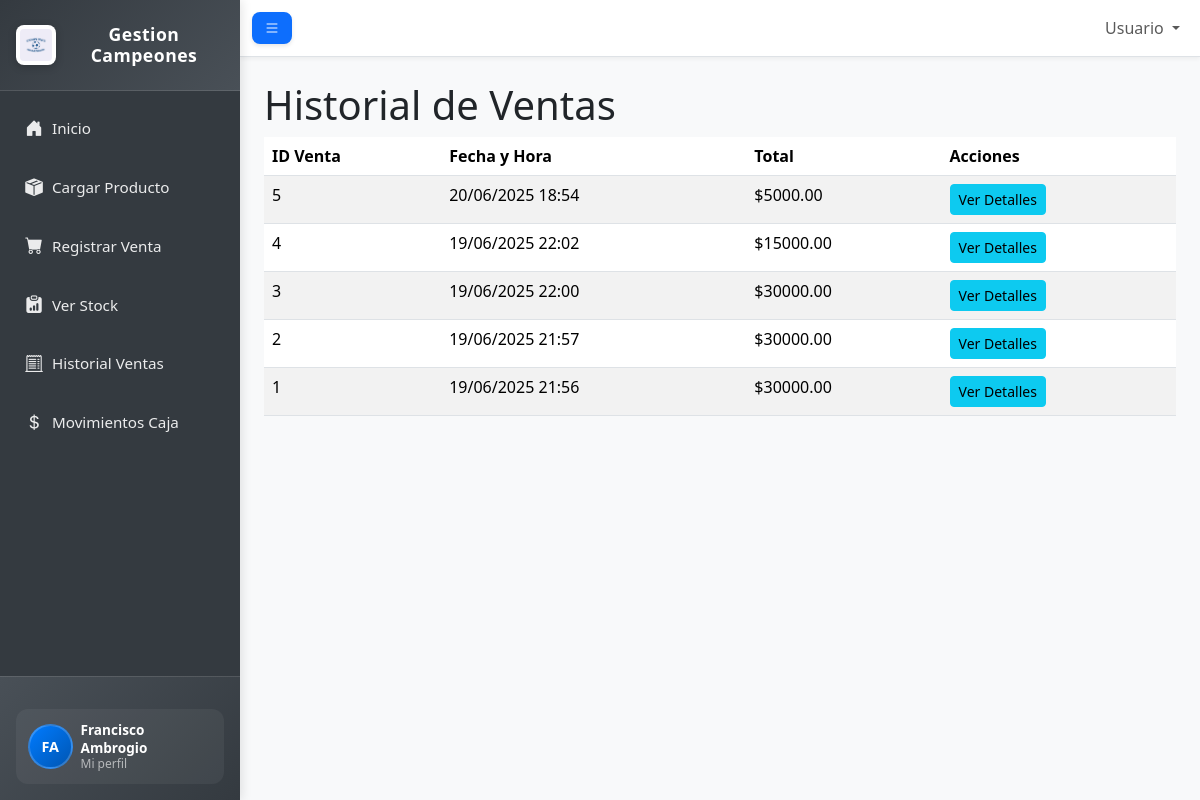
The page /ver_ventas on the database as committed earlier.
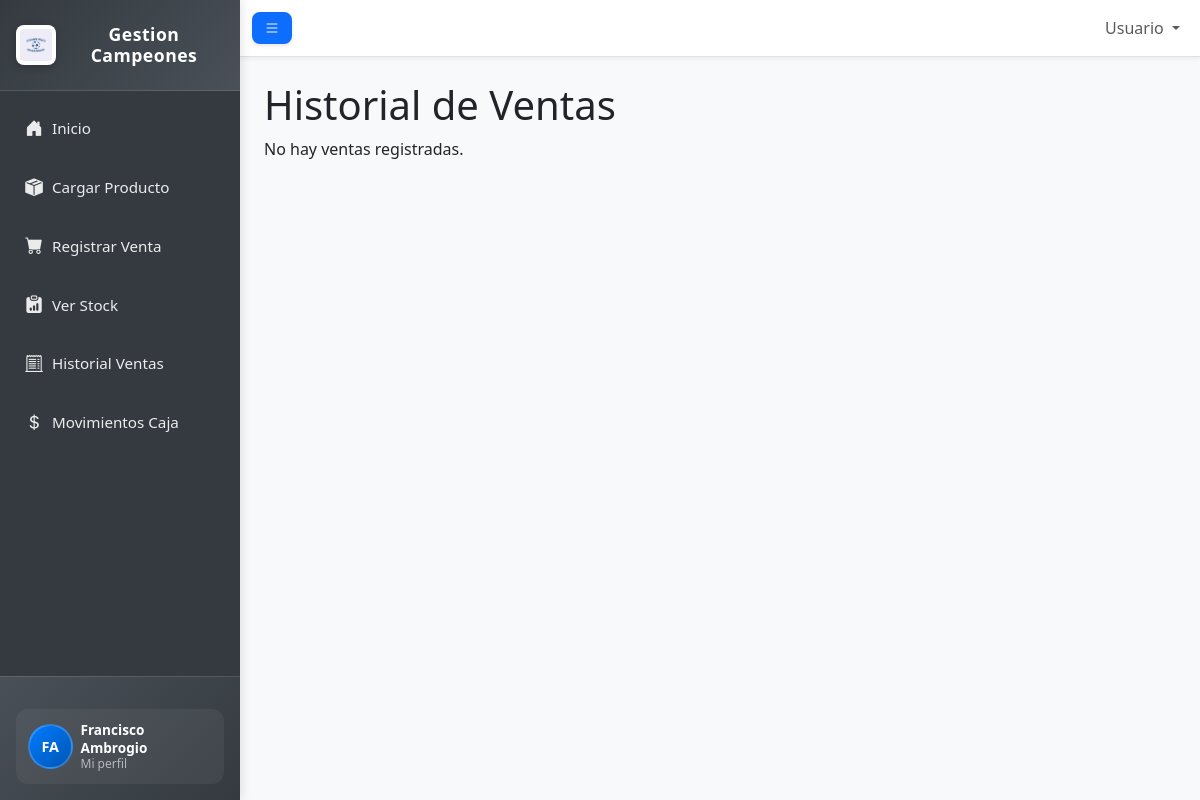
The same page on the database as committed later.
### models.py (models this page shows, shortened)
class Venta(db.Model):
    id = db.Column(db.Integer, primary_key=True)
    fecha_venta = db.Column(db.DateTime, default=datetime.utcnow)
    total = db.Column(db.Float, nullable=False)
    items = db.relationship('VentaItem', backref='venta', lazy=True, cascade="all, delete-orphan")

### app.py (the view)
@app.route('/ver_ventas')
def ver_ventas():
    ventas = Venta.query.order_by(Venta.fecha_venta.desc()).all()
    return render_template('ver_ventas.html', ventas=ventas)

### app.py (called while the page is built)
@app.context_processor
def inject_datetime():
    return {'datetime': datetime}

### templates/ver_ventas.html (shortened to what this page needs)
{% extends 'base.html' %}
{% block content %}
    <h1>Historial de Ventas</h1>
    {% if ventas %}
        <table class="table table-striped table-hover">
            <thead>
                <tr>
                    <th>ID Venta</th>
                    <th>Fecha y Hora</th>
                    <th>Total</th>
                    <th>Acciones</th>
                </tr>
            </thead>
            <tbody>
                {% for venta in ventas %}
                    <tr>
                        <td>{{ venta.id }}</td>
                        <td>{{ venta.fecha_venta.strftime('%d/%m/%Y %H:%M') }}</td>
                        <td>${{ "%.2f"|format(venta.total) }}</td>
                        <td>
                            <a href="{{ url_for('ver_venta', venta_id=venta.id) }}" class="btn btn-sm btn-info">Ver Detalles</a>
                        </td>
                    </tr>
                {% endfor %}
            </tbody>
        </table>
    {% else %}
        <p>No hay ventas registradas.</p>
    {% endif %}
{% endblock %}

### templates/base.html (shortened to what this page needs)
<html lang="es">
<head>
    <link href="https://cdn.jsdelivr.net/npm/bootstrap@5.3.3/dist/css/bootstrap.min.css" rel="stylesheet">
    <link rel="stylesheet" href="https://cdn.jsdelivr.net/npm/bootstrap-icons@1.11.3/font/bootstrap-icons.min.css">
    <link rel="stylesheet" href="{{ url_for('static', filename='css/style.css') }}">
</head>
<body>
    <div class="d-flex" id="wrapper">
        <div class="bg-dark border-right text-white" id="sidebar-wrapper">
            <div class="sidebar-heading py-4 fs-4 fw-bold d-flex align-items-center justify-content-center">
                <img src="{{ url_for('static', filename='img/logo_campeones.jpg') }}" alt="Logo" class="sidebar-logo me-2">
                <span>Gestion Campeones</span>
            </div>
            <div class="list-group list-group-flush">
                <a href="{{ url_for('index') }}" class="list-group-item list-group-item-action bg-dark text-white p-3 border-0">
                    <i class="bi bi-house-door-fill me-2"></i> Inicio
                </a>
                <a href="{{ url_for('cargar_producto') }}" class="list-group-item list-group-item-action bg-dark text-white p-3 border-0">
                    <i class="bi bi-box-seam-fill me-2"></i> Cargar Producto
                </a>
                <a href="{{ url_for('registrar_venta') }}" class="list-group-item list-group-item-action bg-dark text-white p-3 border-0">
                    <i class="bi bi-cart-fill me-2"></i> Registrar Venta
                </a>
                <a href="{{ url_for('stock_actual') }}" class="list-group-item list-group-item-action bg-dark text-white p-3 border-0">
                    <i class="bi bi-clipboard-data-fill me-2"></i> Ver Stock
                </a>
                <a href="{{ url_for('ver_ventas') }}" class="list-group-item list-group-item-action bg-dark text-white p-3 border-0">
                    <i class="bi bi-receipt-cutoff me-2"></i> Historial Ventas
                </a>
                <a href="{{ url_for('movimientos_caja') }}" class="list-group-item list-group-item-action bg-dark text-white p-3 border-0">
                    <i class="bi bi-currency-dollar me-2"></i> Movimientos Caja
                </a>
                </div>
            <div class="sidebar-bottom p-3">
                <div class="d-flex align-items-center mt-3">
                    <span class="rounded-circle bg-primary text-white p-2 me-2">FA</span>
                    <div>
                        <small class="d-block">Francisco Ambrogio</small>
                        <small class="d-block text-muted">Mi perfil</small>
                    </div>
                </div>
            </div>
        </div>
        <div id="page-content-wrapper" class="flex-grow-1">
            <nav class="navbar navbar-expand-lg navbar-light bg-light border-bottom">
                <div class="container-fluid">
                    <button class="btn btn-primary" id="sidebarToggle"><i class="bi bi-list"></i></button>
                    <div class="collapse navbar-collapse" id="navbarSupportedContent">
                        <ul class="navbar-nav ms-auto mt-2 mt-lg-0">
                            <li class="nav-item dropdown">
                                <a class="nav-link dropdown-toggle" href="#" id="navbarDropdown" role="button" data-bs-toggle="dropdown" aria-haspopup="true" aria-expanded="false">
                                    Usuario
                                </a>
                            </li>
                        </ul>
                    </div>
                </div>
            </nav>
            <div class="container-fluid py-4">
                {% block content %}{% endblock %}
            </div>
        </div>
        </div>
</body>
</html>

### static/css/style.css (style rules this page uses)
html, body { height: 100%; margin: 0; padding: 0; overflow-x: hidden; }
#wrapper { display: flex; min-height: 100vh; }
#sidebar-wrapper { min-height: 100vh; width: 15rem; position: fixed; top: 0; left: 0; z-index: 1030; display: flex; flex-direction: column; background-color: #343a40 !important; color: white; margin-left: -15rem; transition: margin .25s ease-out; box-shadow: 2px 0 10px rgba(0, 0, 0, 0.1); }
#sidebar-wrapper .sidebar-heading { padding: 1.5rem 1rem; border-bottom: 1px solid rgba(255, 255, 255, 0.15); display: flex; align-items: center; justify-content: center; min-height: 80px; background: linear-gradient(135deg, #343a40 0%, #495057 100%); }
.sidebar-logo { width: 40px !important; height: 40px !important; margin-right: 0.75rem; object-fit: contain !important; border-radius: 8px; background: white; padding: 4px; box-shadow: 0 2px 8px rgba(0, 0, 0, 0.2); }
.sidebar-heading span { font-size: 1.1rem; font-weight: 600; letter-spacing: 0.5px; line-height: 1.2; text-align: center; }
#sidebar-wrapper .list-group { flex-grow: 1; width: 15rem; padding: 0.5rem 0; }
#sidebar-wrapper .list-group-item { background-color: transparent !important; color: rgba(255, 255, 255, 0.9) !important; border: 0 !important; padding: 0.75rem 1.5rem; margin: 0.125rem 0.5rem; border-radius: 8px; display: flex; align-items: center; font-size: 0.95rem; font-weight: 500; transition: all 0.3s ease; position: relative; }
#sidebar-wrapper .list-group-item i { font-size: 1.1rem; width: 20px; text-align: center; margin-right: 0.75rem; }
#sidebar-wrapper .sidebar-bottom { padding: 1.5rem 1rem; border-top: 1px solid rgba(255, 255, 255, 0.15); background: linear-gradient(135deg, #495057 0%, #343a40 100%); }
.sidebar-bottom .d-flex { align-items: center; padding: 0.75rem; background: rgba(255, 255, 255, 0.05); border-radius: 12px; transition: background-color 0.3s ease; }
.sidebar-bottom .rounded-circle { width: 45px; height: 45px; display: flex; align-items: center; justify-content: center; font-weight: 600; font-size: 0.9rem; background: linear-gradient(135deg, #007bff, #0056b3) !important; border: 2px solid rgba(255, 255, 255, 0.2); margin-right: 0.75rem; }
.sidebar-bottom small { display: block; line-height: 1.3; }
.sidebar-bottom small:first-child { font-weight: 600; color: white; font-size: 0.85rem; }
.sidebar-bottom small.text-muted { color: rgba(255, 255, 255, 0.6) !important; font-size: 0.75rem; }
#page-content-wrapper { flex-grow: 1; min-height: 100vh; padding-left: 0; margin-left: 0; display: flex; flex-direction: column; background-color: #f8f9fa; }
#page-content-wrapper .navbar { width: 100%; background: white !important; border-bottom: 1px solid rgba(0, 0, 0, 0.1); box-shadow: 0 2px 4px rgba(0, 0, 0, 0.05); }
#page-content-wrapper .container-fluid.py-4 { flex-grow: 1; padding: 2rem 1.5rem; }
#sidebarToggle { border-radius: 8px; box-shadow: 0 2px 4px rgba(0, 0, 0, 0.1); border: none; padding: 0.5rem 0.75rem; }
@media (min-width: 768px) { #sidebar-wrapper { margin-left: 0; } }
@media (min-width: 768px) { #page-content-wrapper { margin-left: 15rem; min-width: calc(100vw - 15rem); } }

Rows that differ between the two databases and show on the page:
removed Venta: id "5", fecha_venta "20/06/2025 18:54", total "5000.00"
removed Venta: id "4", fecha_venta "19/06/2025 22:02", total "15000.00"
removed Venta: id "3", fecha_venta "19/06/2025 22:00", total "30000.00"
removed Venta: id "2", fecha_venta "19/06/2025 21:57", total "30000.00"
removed Venta: id "1", fecha_venta "19/06/2025 21:56", total "30000.00"
Other text that changed with them:
text no longer shown: "ID Venta Fecha y Hora Total Acciones"
text now shown: "No hay ventas registradas."
